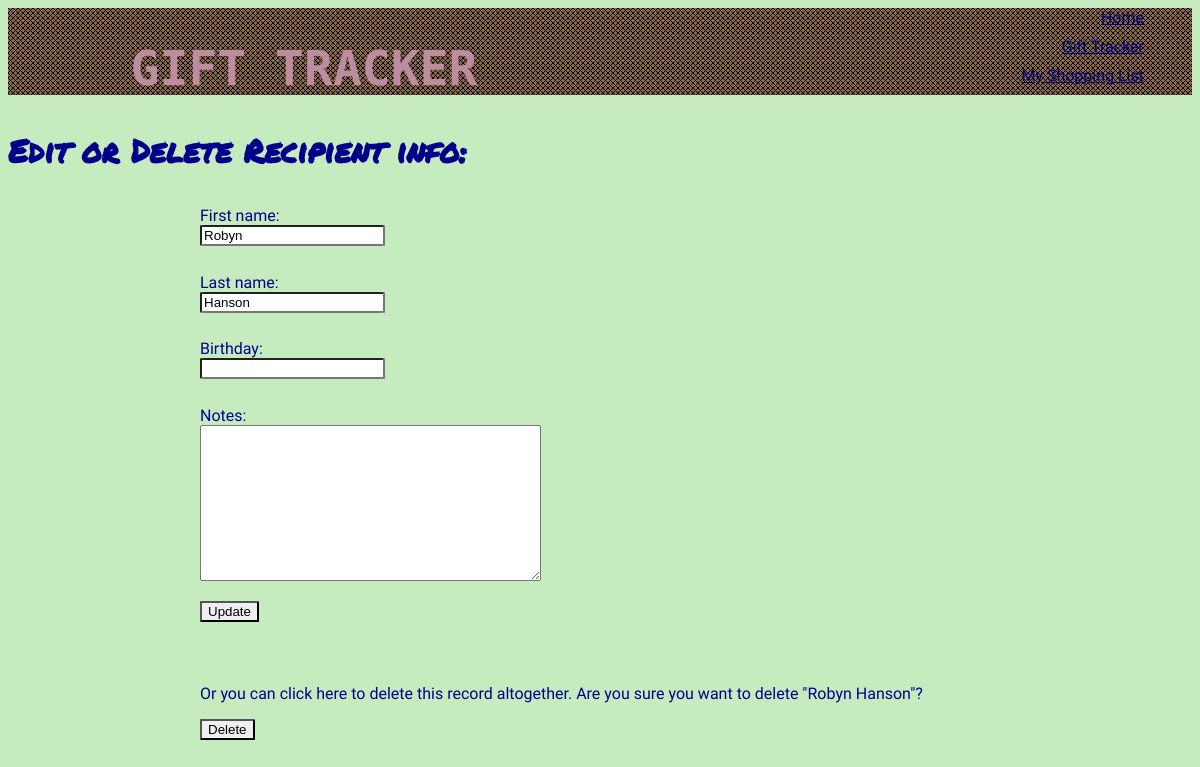
The page /idea_tracker/recipient_update/33/ on the database its author committed.
### idea_tracker/models.py (models this page shows, shortened)
class Recipient(models.Model):
    first_name = models.CharField(max_length=30)
    last_name = models.CharField(max_length=30)
    birthday = models.CharField(max_length=10, blank=True)
    notes = models.TextField(max_length=255, blank=True)
    def __str__(self):
        return "{} {}".format(self.first_name, self.last_name)

### idea_tracker/views.py (the view, shortened to what this page needs)
# urls.py: url(r'^recipient_update/(?P<pk>\d+)/$', views.RecipientUpdate.as_view(), name='recipient_update_form'),
class RecipientUpdate(UpdateView):
    model = models.Recipient
    fields = ['first_name', 'last_name', 'birthday', 'notes']
    template_name_suffix = '_update_form'

### idea_tracker/templates/idea_tracker/recipient_update_form.html
{% extends 'layout.html' %}
{% load static from staticfiles %}
{% block content %}
<h3>Edit or Delete Recipient info:</h3>
<form action='' method="POST">{% csrf_token %}
    {{ form.as_p }}
    <input type="Submit" value="Update">
    <br>
    <p>Or you can click here to delete this record altogether. Are you
    sure you want to delete "{{ object }}"?</p>
    <input type="Submit" value="Delete">
</form>
{% endblock %}

### assets/css/layout.css (style rules this page uses)
:root { background: #c6ebbe ; }
h3, h4, h5 { color: darkblue; font-family: 'Permanent Marker', cursive, 'Courier New', serif; font-size: 2em; }
form { color: darkblue; font-family: 'Kalam', cursive; width: 50em; margin: 0 auto; }
label, input { display: block; border-radius: 3% }
input { margin-bottom: 2em; }

### rows shown on the page
Recipient: first_name "Robyn", last_name "Hanson", first_name+last_name "Robyn Hanson"
